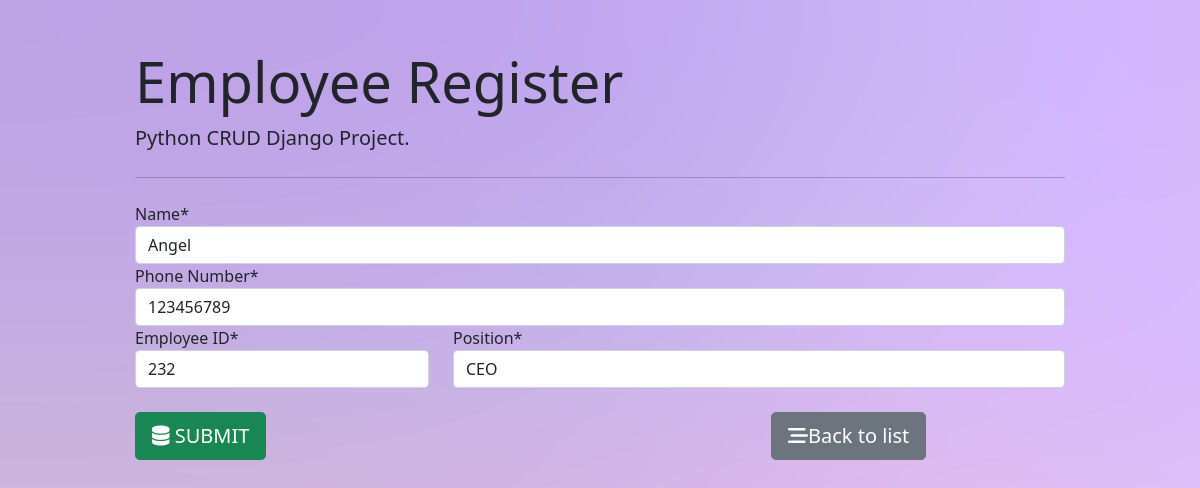
Page /9/ on the committed database.
### Employee_registration/models.py (models this page shows)
class Employee(models.Model):
    FullName=models.CharField(max_length=20,blank=False)
    Emp_code=models.CharField(max_length=20,blank=False)
    mobile=models.CharField(max_length=10,blank=False)
    position=models.ForeignKey(Position,on_delete=models.CASCADE)

### Employee_registration/views.py (the view, shortened to what this page needs)
# urls.py: path('', views.Employee_form, name='employee_insert'),
def Employee_form(request,id=0):
    if request.method=="GET":
        if id==0:
            form=EmployeeForm()
        else:
            employee = Employee.objects.get(pk=id)
            form = EmployeeForm(instance= employee)
        return render(request,"Employee_form.html", {'k':form})

### Employee_registration/forms.py
class EmployeeForm(ModelForm):
    class Meta:
        model=Employee
        fields='FullName','mobile','Emp_code','position'
        labels={'FullName':'Name','Emp_code':'Employee ID','mobile':'Phone Number'}

### Employee_registration/models.py (called while the page is built)
    def __str__(self):
        return self.title

### templates/Employee_form.html (shortened to what this page needs)
{% extends 'base.html' %}
{% load crispy_forms_tags %}
{% block content %}
<form action="" method="post" autocomplete="off">
{{k.FullName|as_crispy_field}}
{{k.mobile|as_crispy_field}}
<div class="row">
    <div class=col-md-4>
        {{k.Emp_code|as_crispy_field}}
    </div>
    <div class=col-md-8>
        {{k.position|as_crispy_field}}
    </div>
</div>
<br>
<div class="row">
    <div class=col-md-8>
    <button type="submit" class="btn btn-success btn-lg">
            <i class="fa-solid fa-database"></i> SUBMIT</button>
    </div>
    <div class=col-md-4>
        <a href="" class="btn btn-secondary btn-lg">
            <i class="fas fa-stream"></i>Back to list
        </a>
    </div>
</div></form>
{% endblock %}

### rows in the picture
Employee: FullName "Angel", mobile "123456789", Emp_code "232", position "CEO"
